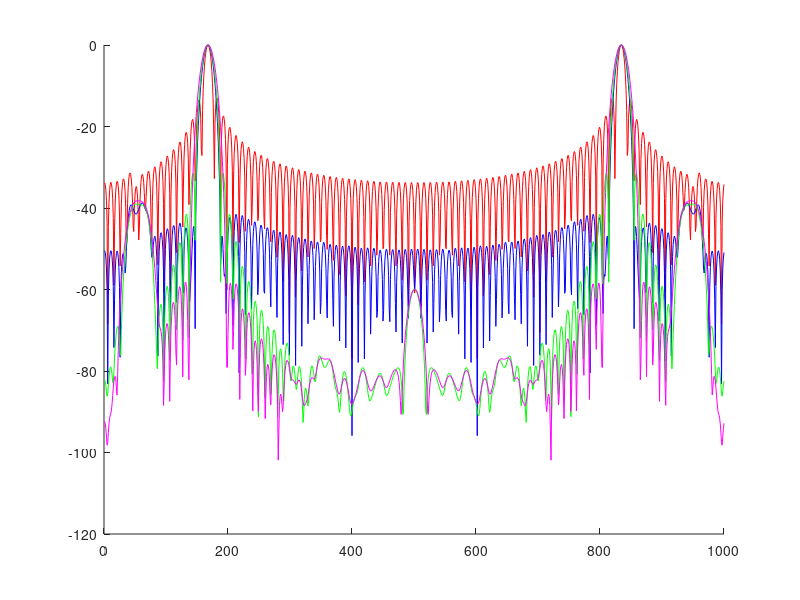

Source code (MATLAB): (Note: this script raises an error after producing the figure.)
clear all;
close all;

Fs = 150;
Ts=1/Fs;
t=[1:1:99];

fc1=50;
fc2=65.5;
%fc2=64;
fc3=68;

x1=1000*cos(2*pi*fc1*t*Ts);
x2=10*cos(2*pi*fc2*t*Ts);
x3=10*cos(2*pi*fc3*t*Ts);

x = x1 + x2 + x3 + rand(1,99);

%pointwise multiplication with inbuilt hamming window
y1 = x.*hamming(99)';
y2 = x.*hanning(99)';
y3 = x.*blackman(99)';

%Taking DFT's of windowed functions
p = abs(fftshift(fft(x, 1000)));
z1 = abs(fftshift(fft(y1, 1000)));
z2 = abs(fftshift(fft(y2, 1000)));
z3 = abs(fftshift(fft(y3, 1000)));

%Normalisation of FFT's for comparison with each other in logarithmic scale
b1 = 20*log10(z1/z1(168));
b2 = 20*log10(z2/z2(168));
b3 = 20*log10(z3/z3(168));
p1 = 20*log10(p/p(168));

%Plotting normalised outputs in a single window
hold on;
plot(p1, 'r');
plot(b1, 'b');
plot(b2, 'g');
plot(b3, 'm');
hold pff;

